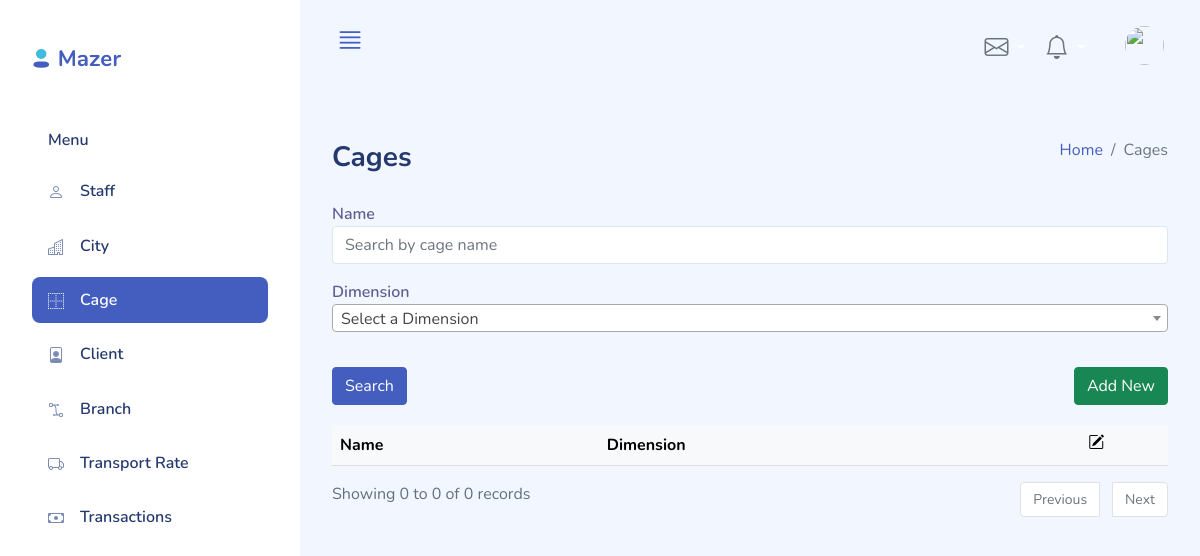
Page /index.php?page=cages_list (signed in) on the earlier database version.
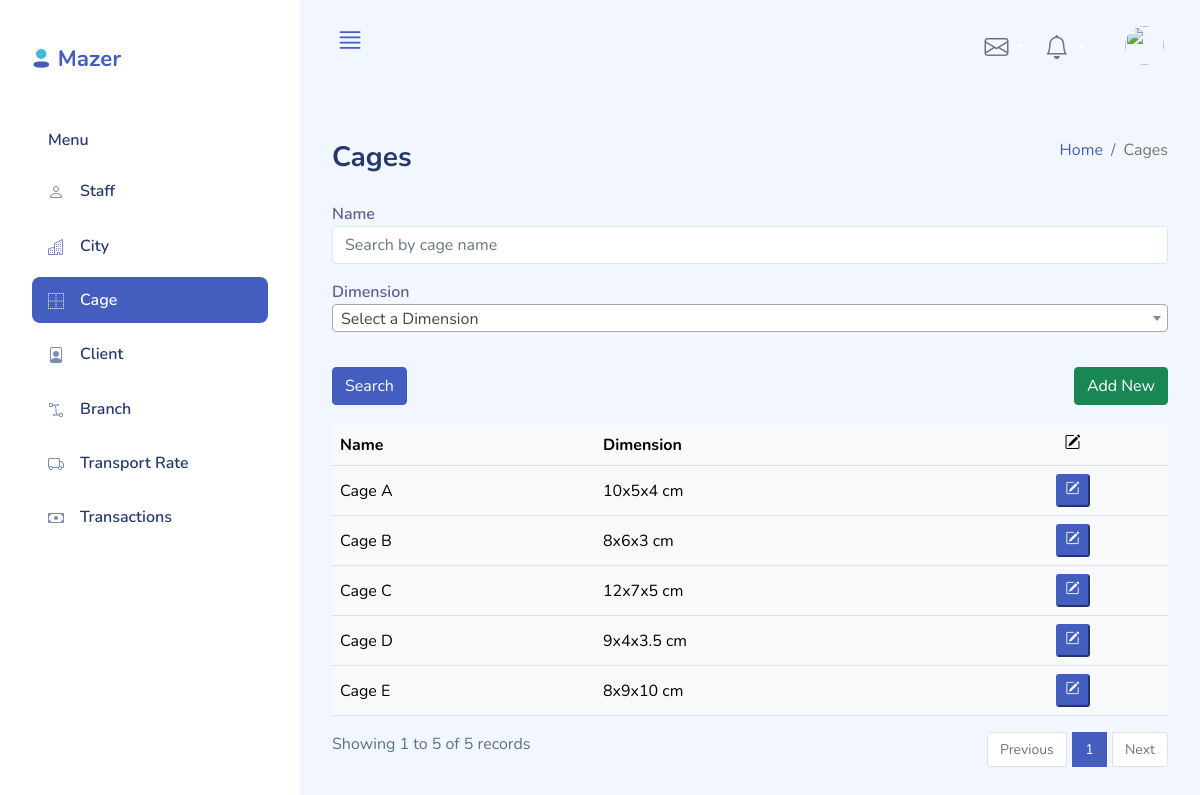
Same page on the later database version.
### tables this page shows
CREATE TABLE `cage` (
  `Id` smallint(5) unsigned NOT NULL AUTO_INCREMENT,
  `Name` varchar(45) NOT NULL,
  `Dimensions` varchar(45) NOT NULL,
  `LastUpdateTime` timestamp NOT NULL DEFAULT current_timestamp(),
  `LastModifier` varchar(50) DEFAULT NULL,
  PRIMARY KEY (`Id`),
  KEY `fk_Cage_Staff1_idx` (`LastModifier`),
  CONSTRAINT `fk_Cage_Staff1` FOREIGN KEY (`LastModifier`) REFERENCES `staff` (`Id`) ON DELETE NO ACTION ON UPDATE NO ACTION
);

### functions/sanitizers.php (called while the page is built, shortened)
<?php
    function sanitize($dbCon, $input, $type="string"){
        $input = mysqli_real_escape_string($dbCon, $input);
        switch($type){
            case "int":
                $sanitizedValue = $input;
                break;
        }
        return array($sanitizedValue, $input);
    }
?>

### config.php (called while the page is built, shortened)
<?php
$maxRows = 10;
?>

### classes/cage.php (called while the page is built, shortened)
<?php
if (file_exists('./config.php')){
    require_once('./config.php');
}
class Cage{
    private $dbCon;
    public function __construct($dbConnection){
        $this->dbCon = $dbConnection;
    }
    public function get_data($column="*", $constraints="1",$limit=10){
        $q = "SELECT $column FROM cage WHERE $constraints LIMIT $limit";
        $resultSet = $this->dbCon->query($q);
        return $resultSet;
    }
}
?>

### pages/cages_list.php (the view, shortened to what this page needs)
<?php
require_once('./classes/cage.php');
$cage = new Cage($dbCon);
        ?>
        <?php
$pageNum = (isset($_GET["pageNum"]) && is_numeric($_GET["pageNum"])) ? $_GET["pageNum"] : 1;
list($pageNum, $validation_status) = sanitize($dbCon, $pageNum, "int");
?>
<div class="d-sm-flex align-items-center justify-content-between mb-4">
    <h1 class="h3 mb-0 text-gray-800">Cages</h1>
    <ol class="breadcrumb">
        <li class="breadcrumb-item"><a href="./">Home</a></li>
        <li class="breadcrumb-item active" aria_current="page">Cages</li>
    </ol>
</div>
<div class="row" style="padding-bottom:20px;">
    <div class="col-lg-12">
        <form method="GET" action="index.php">
            <div class="form-group mb-3">
                <label for="Name">Name</label>
                <input class="form-control mb-3" type="text" placeholder="Search by cage name" id="Name" name="Name" <?php if(!empty($_GET["Name"])) echo(" value='".$_GET["Name"])."'" ?>>
            </div>
            <div class="form-group">
                <label for="Dimension">Dimension</label>
            </div>
            <br>
            <div class="row">
                <div class="col-sm-6">
                    <button type="submit" class="btn btn-primary">Search</button>
                </div>
                <div class="col-sm-6" style="text-align:right;">
                    <a href="index.php?page=cage_detail&mode=insert"><button type="button" class="btn btn-success">Add New</button>
                    </a>
                </div>
            </div>
        </form>
    </div>
</div>
<div class="table-responsive">
    <table class="table table-light align-items-center table-flush table-hover">
        <thead class="thread-light">
            <tr>
                <th>Name</th>
                <th>Dimension</th>
                <th style="text-align: center;"><i class="bi bi-pencil-square"></i></th>
            </tr>
        </thead>
        <tbody>
            <?php
                $constraint="1";
                $pageStart = ($pageNum-1) * $maxRows;
                $columns = "Id, Name, Dimensions";
                $limit= "$pageStart, $maxRows";
                $resultSet = $cage->get_data($columns, $constraint, $limit);
                if ($resultSet){
                    while($row = $resultSet->fetch_array()){
                        echo("
                        <tr>
                        <td>".$row["Name"]."</td>
                        <td>".$row["Dimensions"]."</td>
                        <td style='text-align: center;'><a href='index.php?page=cage_detail&mode=update&id=".$row["Id"]."'><button class='btn-sm btn-primary'><i class='bi bi-pencil-square'></i></button></a></td>
                        </tr>
                        ");
                    }
                }
            ?>
        </tbody>
    </table>
</div>
<?php
    $columns = "count(*) as totalRows";
    $resCount=$cage->get_data($columns, $constraint);
    $rCount=$resCount->fetch_array();
    $totalRows = $rCount["totalRows"];
    $totalPages = ceil($totalRows/$maxRows);
?>
<div class="row">
    <div class="col-sm-4">
        <?php
            $pageEnd = min($totalRows,$pageStart + $maxRows);
            echo("Showing ".min($pageStart + 1, $pageEnd)." to ".$pageEnd." of ".$totalRows." records");
        ?>
    </div>
    <div class="col-sm-8">
        <nav>
            <ul class="pagination justify-content-end">
                <li class="page-item <?php if($pageNum<=1){ echo 'disabled';}?>">
                    <a class="page-link" href="<?php if($pageNum<=1){ echo '#';} else { echo "?page=cages_list&pageNum=" . ($pageNum-1);} ?>">Previous</a>
                </li>
                <?php for ($i=1; $i<=$totalPages;$i++){?>
                    <li class="page-item <?php if ($pageNum==$i) {echo 'active';}?>">
                        <a class="page-link" href="?page=cages_list&pageNum=<?php echo($i);?>"><?php echo($i);?></a>
                    </li>
                <?php }?>
                    <li class="page-item <?php if($pageNum>=$totalPages){ echo 'disabled';}?>">
                    <a class="page-link" href="<?php if($pageNum>=$totalPages){ echo '#';} else { echo "?page=cages_list&pageNum=" . ($pageNum + 1);}?>">Next</a>
                </li>
            </ul>
        </nav>
    </div>
</div>

### index.php (shortened to what this page needs)
<?php
require_once('./functions/sanitizers.php');
require_once('config.php');
?>
<!DOCTYPE html>
<html lang="en">
<head>
    <link rel="stylesheet" href="assets/css/bootstrap.css">
    <link rel="stylesheet" href="assets/vendors/iconly/bold.css">
    <link rel="stylesheet" href="assets/vendors/perfect-scrollbar/perfect-scrollbar.css">
    <link rel="stylesheet" href="assets/vendors/bootstrap-icons/bootstrap-icons.css">
    <link rel="stylesheet" href="assets/css/app.css">
    <link href="assets/css/select2.min.css" rel="stylesheet" />
</head>
<body>
    <?php
  if (!isset($_SESSION['active_user']) ){
    require_once('pages/login.php');
  }
  else{
  ?>
    <div id="app">
        <div id="sidebar" class="active">
            <div class="sidebar-wrapper active">
                <div class="sidebar-header">
                    <div class="d-flex justify-content-between">
                        <div class="logo">
                            <a href="index.php"><img src="assets/images/logo/logo.png" alt="Logo" srcset=""></a>
                        </div>
                    </div>
                </div>
                <div class="sidebar-menu">
                    <ul class="menu">
                        <li class="sidebar-title">Menu</li>
                        <li class="sidebar-item <?php if (isset($_GET["page"]) && ($_GET["page"]=="staffs_list" || $_GET["page"]=="staff_detail")) echo('active') ?>">
                            <a href="index.php?page=staffs_list" class='sidebar-link'>
                                <i class="bi bi-person"></i>
                                <span>Staff</span>
                            </a>
                        </li>
                        <li class="sidebar-item <?php if (isset($_GET["page"]) && ($_GET["page"]=="cities_list" || $_GET["page"]=="city_detail")) echo('active') ?>">
                            <a href="index.php?page=cities_list" class='sidebar-link'>
                                <i class="bi bi-building"></i>
                                <span>City</span>
                            </a>
                        </li>
                        <li class="sidebar-item <?php if (isset($_GET["page"]) && ($_GET["page"]=="cages_list" || $_GET["page"]=="cage_detail")) echo('active') ?>">
                            <a href="index.php?page=cages_list" class='sidebar-link'>
                                <i class="bi bi-border"></i>
                                <span>Cage</span>
                            </a>
                        </li>
                        <li class="sidebar-item <?php if (isset($_GET["page"]) && ($_GET["page"]=="clients_list" || $_GET["page"]=="client_detail")) echo('active') ?>">
                            <a href="index.php?page=clients_list" class='sidebar-link'>
                                <i class="bi bi-file-person"></i>
                                <span>Client</span>
                            </a>
                        </li>
                        <li class="sidebar-item <?php if (isset($_GET["page"]) && ($_GET["page"]=="branches_list" || $_GET["page"]=="branch_detail")) echo('active') ?>">
                            <a href="index.php?page=branches_list" class='sidebar-link'>
                                <i class="bi bi-bezier2"></i>
                                <span>Branch</span>
                            </a>
                        </li>
                        <li class="sidebar-item <?php if (isset($_GET["page"]) && ($_GET["page"]=="transportrates_list" || $_GET["page"]=="transportrate_detail")) echo('active') ?>">
                            <a href="index.php?page=transportrates_list" class='sidebar-link'>
                                <i class="bi bi-truck"></i>
                                <span>Transport Rate</span>
                            </a>
                        </li>
                        <li class="sidebar-item <?php if (isset($_GET["page"]) && ($_GET["page"]=="transactions_list" || $_GET["page"]=="transaction_detail")) echo('active') ?>">
                            <a href="index.php?page=transactions_list" class='sidebar-link'>
                                <i class="bi bi-cash"></i>
                                <span>Transactions</span>
                            </a>
                        </li>
                    </ul>
                </div>
            </div>
        </div>
        <div id="main" class="layout-navbar">
        <header class='mb-3'>
                <nav class="navbar navbar-expand navbar-light ">
                    <div class="container-fluid">
                        <a href="#" class="burger-btn d-block">
                            <i class="bi bi-justify fs-3"></i>
                        </a>
                        <div class="collapse navbar-collapse" id="navbarSupportedContent">
                            <ul class="navbar-nav ms-auto mb-2 mb-lg-0">
                                <li class="nav-item dropdown me-1">
                                    <a class="nav-link active dropdown-toggle" href="#" data-bs-toggle="dropdown"
                                        aria-expanded="false">
                                        <i class='bi bi-envelope bi-sub fs-4 text-gray-600'></i>
                                    </a>
                                </li>
                                <li class="nav-item dropdown me-3">
                                    <a class="nav-link active dropdown-toggle" href="#" data-bs-toggle="dropdown"
                                        aria-expanded="false">
                                        <i class='bi bi-bell bi-sub fs-4 text-gray-600'></i>
                                    </a>
                                </li>
                            </ul>
                            <div class="dropdown">
                                <a href="#" data-bs-toggle="dropdown" aria-expanded="false">
                                    <div class="user-menu d-flex">
                                        <div class="user-img d-flex align-items-center">
                                            <div class="avatar avatar-md">
                                                <img src="assets/images/faces/1.jpg">
                                            </div>
                                        </div>
                                    </div>
                                </a>
                            </div>
                        </div>
                    </div>
                </nav>
            </header>
            <div id="main-content">
                 <?php
                if (isset($_GET["page"])){
                  require_once('pages/'.$_GET["page"].".php");
                }
                ?>
        </div>
    </div>
    <?php }?>
</body>
</html>

### assets/css/app.css (style rules this page uses)
.avatar { display:inline-flex;border-radius:50%;text-align:center;vertical-align:middle;position:relative }
.avatar img { width:32px;height:32px;border-radius:50% }
.avatar.avatar-md .avatar-content,.avatar.avatar-md img { width:32px;height:32px;font-size:.8rem }
.btn.btn-danger,.btn.btn-info,.btn.btn-primary,.btn.btn-secondary,.btn.btn-success,.btn.btn-warning { color:#fff }
.dropdown-toggle:after { color:#fff }
.form-group { margin-bottom:.7rem }
.form-group label { color:rgba(35,28,99,.7);font-weight:600 }
#sidebar.active .sidebar-wrapper { left:0 }
.sidebar-wrapper { width:300px;height:100vh;position:fixed;top:0;z-index:10;overflow-y:auto;background-color:#fff;bottom:0;transition:left .5s ease-out }
.sidebar-wrapper .sidebar-header { padding:2rem 2rem 1rem;font-size:2rem;font-weight:700 }
.sidebar-wrapper .sidebar-header img { height:1.2rem }
.sidebar-wrapper .menu { margin-top:2rem;padding:0 2rem;font-weight:600 }
.sidebar-wrapper .menu .sidebar-title { padding:0 1rem;margin:1.5rem 0 1rem;font-size:1rem;list-style:none;font-weight:600;color:#25396f }
.sidebar-wrapper .menu .sidebar-link { display:block;padding:.7rem 1rem;font-size:1rem;display:flex;align-items:center;border-radius:.5rem;transition:all .5s;text-decoration:none;color:#25396f }
.sidebar-wrapper .menu .sidebar-link i,.sidebar-wrapper .menu .sidebar-link svg { color:#7c8db5 }
.sidebar-wrapper .menu .sidebar-link span { margin-left:1rem }
.sidebar-wrapper .menu .sidebar-item { list-style:none;margin-top:.5rem;position:relative }
.sidebar-wrapper .menu .sidebar-item.active .sidebar-link { background-color:#435ebe }
.sidebar-wrapper .menu .sidebar-item.active .sidebar-link span { color:#fff }
.sidebar-wrapper .menu .sidebar-item.active .sidebar-link i,.sidebar-wrapper .menu .sidebar-item.active .sidebar-link svg { fill:#fff;color:#fff }
.navbar { height:90px;padding:1.5rem }
.navbar .user-menu img { width:39px;height:39px }
.page-item .page-link { font-size:.875rem }
.page-item:first-child { margin-right:.4rem }
.page-item:last-child { margin-left:.4rem }
.dataTable-table td,.dataTable-table thead th,.table td,.table thead th { vertical-align:middle }
.dataTable-table:not(.table-borderless) thead th,.table:not(.table-borderless) thead th { border-bottom:1px solid #dedede!important }
.bi { width:1rem;height:1rem }
.bi.bi-sub:before { vertical-align:sub }
.burger-btn { display:none }
#main { margin-left:300px;padding:2rem }
#main.layout-navbar { padding:0 }
#main #main-content { padding:2rem }
a { text-decoration:none }
.text-gray-600 { color:#6c757d!important }

Differences in the rows shown:
added cage: Name "Cage A", Dimensions "10x5x4 cm"
added cage: Name "Cage B", Dimensions "8x6x3 cm"
added cage: Name "Cage C", Dimensions "12x7x5 cm"
added cage: Name "Cage D", Dimensions "9x4x3.5 cm"
added cage: Name "Cage E", Dimensions "8x9x10 cm"
Other differences:
min($pageStart + 1, $pageEnd): "0" → "1"
$pageEnd: "0" → "5"
$totalRows: "0" → "5"
new list line: "1"
